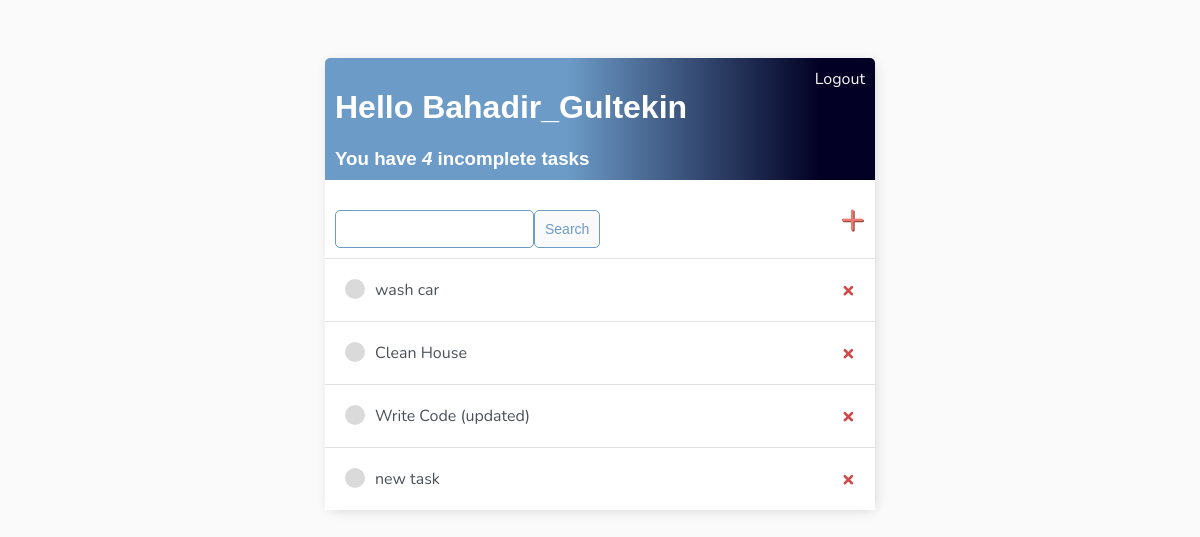
Page / (signed in) on the earlier database version.
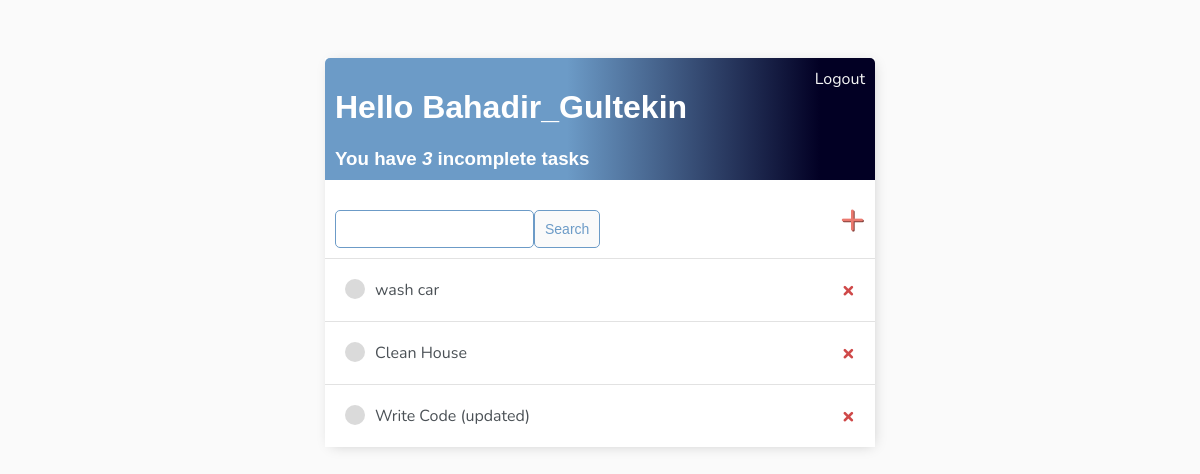
Same page on the later database version.
### base/models.py (models this page shows)
class Task(models.Model):
    user = models.ForeignKey(User, on_delete=models.CASCADE, blank=True, null=True)
    title = models.CharField(max_length = 200)
    description = models.TextField(blank=True, null=True)
    complete = models.BooleanField(default=False)
    created = models.DateTimeField(auto_now_add=True)
    def __str__(self):
        return self.title
    class Meta:
        ordering = ['complete']

### base/views.py (the view)
# urls.py: path('', TaskList.as_view(), name = 'tasks'),
class TaskList(LoginRequiredMixin, ListView): # return back a template with a query set data
    model = Task
    context_object_name = 'tasks'
    def get_context_data(self, **kwargs):
        context = super().get_context_data(**kwargs)
        context['tasks'] = context['tasks'].filter(user=self.request.user)
        context['count'] = context['tasks'].filter(complete=False).count()
        search_input = self.request.GET.get('search-area') or ''
        if search_input:
            context['tasks'] = context['tasks'].filter(title__startswith = search_input)
        context['search_input'] = search_input
        return context

### base/templates/base/task_list.html
{% extends 'base/main.html' %}
{% block content %}
    <div class="header-bar">
        <div>
            <h1>Hello {{request.user|title}}</h1>
            <h3 style="margin: 0%;">You have <i>{{count}}</i> incomplete task{{ count|pluralize:"s" }}</h3>
        </div>
        {% if request.user.is_authenticated %}
        <a id="a-logout" href="{% url 'logout' %}">Logout</a>
        {% else %}
        <a href="{%url 'login' %}">Login</a>
        {%endif%}
    </div>
    <div id="search-add-wrapper">
        <form method="GET" style="margin-top: 20px; display: flex; ">
            <input type="text" name="search-area" value="{{search_input}}">
            <input class="button" type="submit" value="Search">
        </form>
        <a id="task-add-link" href="{% url 'task-create' %}">&#x2b;</a>
    </div>
    <div class="task-items-wrapper">
        {% for task in tasks %}
        <div class="task-wrapper">
            {% if task.complete %}
                <div class="task-title">
                    <div class="task-complete-icon"></div>
                    <i><s><a href="{% url 'task-update' task.id %}">{{task}}</a></s></i>
                </div>
                <a class="delete-link" href="{% url 'task-delete' task.id %}">&#215;</a>
            {%else%}
                <div class="task-title">
                    <div class="task-incomplete-icon"></div>
                    <a href="{% url 'task-update' task.id %}">{{task}}</a>
                </div>
                <a class="delete-link" href="{% url 'task-delete' task.id %}">&#215;</a>
            {% endif %}
        </div>
        {% empty %}
        <h3>No items in list</h3>
    {%endfor%}
    </div>
{% endblock content %}

Differences in the rows shown:
removed Task: title "new task"
Other differences:
{{ count }}: "4" → "3"
